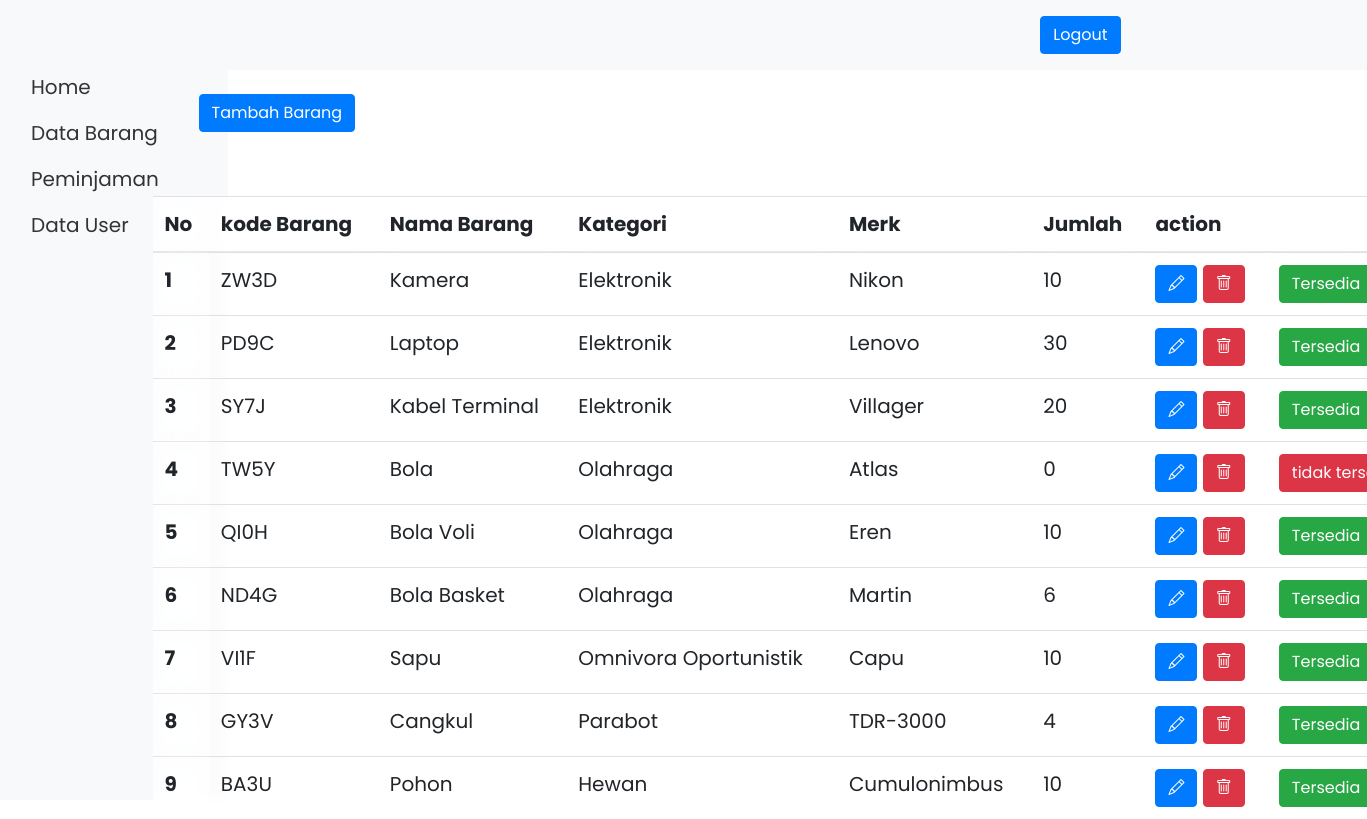
Page /data_barang.php (signed in) on the committed database.
### tables this page shows
CREATE TABLE `barang` (
  `id` int(11) NOT NULL,
  `kode_barang` varchar(255) NOT NULL,
  `nama_barang` varchar(255) NOT NULL,
  `kategori` varchar(255) NOT NULL,
  `merk` varchar(255) NOT NULL,
  `jumlah` int(11) NOT NULL
);

### database.php (called while the page is built, shortened)
<?php
$koneksi = mysqli_connect(DB_HOST, DB_USER, DB_PASS, DB_NAME) or die("Gagal terhubung dengan Database: " . mysqli_error($dbconnect));
function tampildata($query)
{
    global $koneksi;
    $hasil = mysqli_query($koneksi, $query);
    $rows = [];
    while ($row = mysqli_fetch_assoc($hasil)) {
        $rows[] = $row;
    }
    return $rows;
}

### data_barang.php (the view, shortened to what this page needs)
<?php
require_once('database.php');
$data = tampildata("SELECT * FROM barang");
$nomor = 0;
?>
<?php
include_once("database.php");
?>
<!DOCTYPE html>
<html lang="en">
<head>
    <link href="https://stackpath.bootstrapcdn.com/bootstrap/4.5.2/css/bootstrap.min.css" rel="stylesheet">
    <link rel="stylesheet" href="https://cdn.jsdelivr.net/npm/bootstrap-icons@1.11.3/font/bootstrap-icons.min.css">
</head>
<body>
    <header class="d-flex flex-wrap align-items-center justify-content-center justify-content-md-between py-3 mb-4">
        <a href="/" class="d-flex align-items-center col-md-3 mb-2 mb-md-0 text-dark text-decoration-none">
        </a>
        <div class="col-md-3 text-end">
            <a role="button" class="btn btn-primary" href="logout.php">Logout</a>
        </div>
    </header>
    <div class="container">
        <div class="row">
            <div class="col-lg-2 sidebar">
                <ul class="nav flex-column">
                    <li class="nav-item">
                        <a class="nav-link" href="home.php">Home</a>
                    </li>
                    <li class="nav-item">
                        <a class="nav-link" href="data_barang.php">Data Barang</a>
                    </li>
                    <li class="nav-item">
                        <a class="nav-link" href="peminjam.php">Peminjaman </a>
                    </li>
                    <li class="nav-item">
                        <a class="nav-link" href="data_user.php">Data User</a>
                    </li>
                </ul>
            </div>
            <div class="col-lg-10">
                <div class="tables">
                    <button type="button" class="btn btn-primary" data-toggle="modal" data-target="#exampleModal">
                        Tambah Barang
                    </button>
                </div>
            </div>
            <div class="container mt-4 ">
                <div class="cobtainer">
                    <table class="table">
                        <thead>
                            <tr>
                                <th scope="col">No</th>
                                <th scope="col">kode Barang</th>
                                <th scope="col">Nama Barang</th>
                                <th scope="col">Kategori</th>
                                <th scope="col">Merk</th>
                                <th scope="col">Jumlah</th>
                                <th scope="col">action</th>
                                <th scope="col"></th>
                            </tr>
                        </thead>
                        <tbody>
                            <?php foreach ($data as $note) : ?>
                                <?php $nomor++; ?>
                                <tr>
                                    <th scope="row"><?= $nomor; ?></th>
                                    <td><?= $note['kode_barang']; ?></td>
                                    <td><?= $note['nama_barang']; ?></td>
                                    <td><?= $note['kategori']; ?></td>
                                    <td><?= $note['merk']; ?></td>
                                    <td><?= $note['jumlah']; ?></td>
                                    <td>
                                        <a role="button" class="btn btn-primary" href="edit.php?id=<?= $note['id']; ?>">
                                            <i class="bi bi-pencil"></i>
                                        </a>
                                        <a href="javascript:hapusData(<?php echo $note['id']; ?>)" class="btn btn-danger"><i class="bi bi-trash"></i></a>
                                    </td>
                                    <td>
                                        <?php
                                        if ($note['jumlah'] == 0) {
                                            echo "
                                                            <button class='btn btn-danger'>tidak tersedia</button>
                                                        ";
                                        } else {
                                            echo "
                                                            <a class='btn btn-success'>Tersedia</a>
                                                        ";
                                        }
                                        ?>
                                    </td>
                                </tr>
                            <?php endforeach; ?>
                        </tbody>
                    </table>
                </div>
            </div>
        </div>
    </div>
</body>
</html>

### data_barang.php (style rules this page uses)
body { background-image: url("sou1.png"); font-family: "poppins", sans-serif; font-size: 20px; }
.table { margin-top: 20px; position: absolute; align-items: center; width: 161svh; height: 100px; margin-left: 24px; background-color: rgba(255, 255, 255, 0.5); backdrop-filter: blur(5px); }
.table th, .td { background-color: rgba(255, 255, 255, 0.5); backdrop-filter: blur(10px); }
.tables { margin-left: 70px; margin-bottom: 20px; }
.sidebar { background-color: #f8f9fa; height: 100vh; position: fixed; top: 0; left: 0; padding-top: 4rem; }
.sidebar ul.nav { padding-left: 0; }
.sidebar .nav-link { padding: 0.5rem 1rem; color: #333; }
header { background-color: #f8f9fa; }

### rows in the picture
barang: kode_barang "ZW3D", nama_barang "Kamera", kategori "Elektronik", merk "Nikon", jumlah "10", shows "Tersedia"
barang: kode_barang "PD9C", nama_barang "Laptop", kategori "Elektronik", merk "Lenovo", jumlah "30", shows "Tersedia"
barang: kode_barang "SY7J", nama_barang "Kabel Terminal", kategori "Elektronik", merk "Villager", jumlah "20", shows "Tersedia"
barang: kode_barang "TW5Y", nama_barang "Bola", kategori "Olahraga", merk "Atlas", jumlah "0", shows "tidak…"
barang: kode_barang "QI0H", nama_barang "Bola Voli", kategori "Olahraga", merk "Eren", jumlah "10", shows "Tersedia"
barang: kode_barang "ND4G", nama_barang "Bola Basket", kategori "Olahraga", merk "Martin", jumlah "6", shows "Tersedia"
barang: kode_barang "VI1F", nama_barang "Sapu", kategori "Omnivora Oportunistik", merk "Capu", jumlah "10", shows "Tersedia"
barang: kode_barang "GY3V", nama_barang "Cangkul", kategori "Parabot", merk "TDR-3000", jumlah "4", shows "Tersedia"
barang: kode_barang "BA3U", nama_barang "Pohon", kategori "Hewan", merk "Cumulonimbus", jumlah "10", shows "Tersedia"
